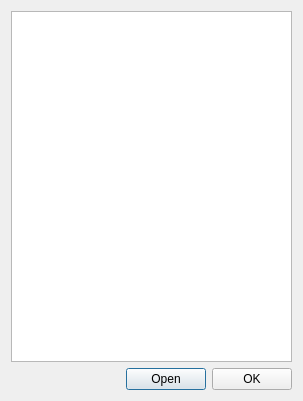
<?xml version="1.0" encoding="UTF-8"?>
<ui version="4.0">
 <class>Dialog</class>
 <widget class="QDialog" name="Dialog">
  <property name="geometry">
   <rect>
    <x>0</x>
    <y>0</y>
    <width>303</width>
    <height>401</height>
   </rect>
  </property>
  <property name="windowTitle">
   <string>Search Results</string>
  </property>
  <layout class="QVBoxLayout" name="verticalLayout">
   <item>
    <widget class="QListWidget" name="resultList"/>
   </item>
   <item>
    <layout class="QHBoxLayout" name="horizontalLayout">
     <item>
      <spacer name="horizontalSpacer">
       <property name="orientation">
        <enum>Qt::Horizontal</enum>
       </property>
       <property name="sizeHint" stdset="0">
        <size>
         <width>40</width>
         <height>20</height>
        </size>
       </property>
      </spacer>
     </item>
     <item>
      <widget class="QPushButton" name="openButton">
       <property name="text">
        <string>Open</string>
       </property>
      </widget>
     </item>
     <item>
      <widget class="QPushButton" name="okButton">
       <property name="text">
        <string>OK</string>
       </property>
      </widget>
     </item>
    </layout>
   </item>
  </layout>
 </widget>
 <resources/>
 <connections/>
</ui>
